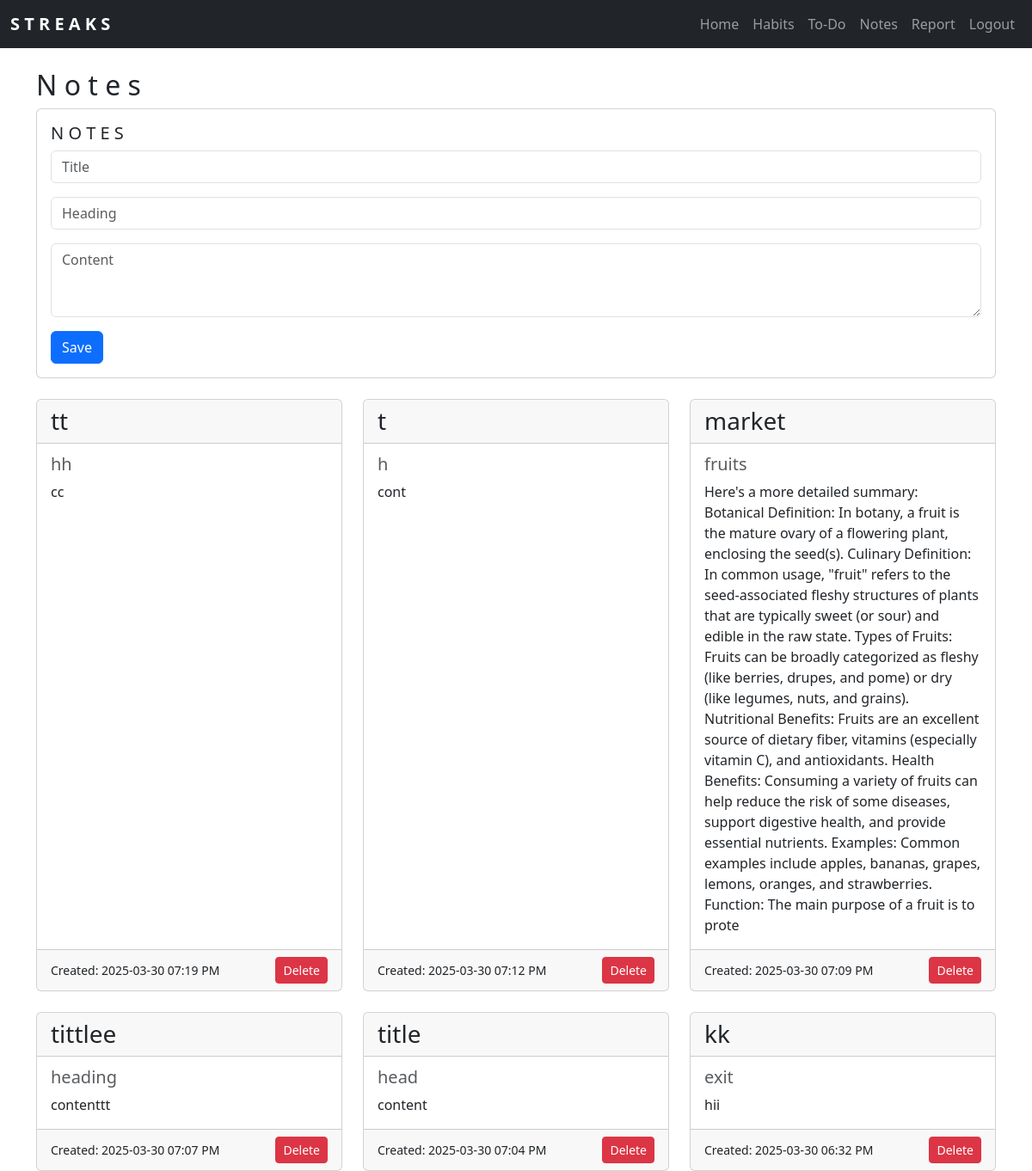
/notes/ (signed in), run on the app's committed database.
### core/models.py (models this page shows, shortened)
class Note(models.Model):
    user = models.ForeignKey(User, on_delete=models.CASCADE)
    title = models.CharField(max_length=100)
    heading = models.CharField(max_length=200)
    content = models.TextField()
    created_at = models.DateTimeField(auto_now_add=True)

### core/views.py (the view, shortened to what this page needs)
# urls.py: path('notes/', views.notes, name='notes'),
@login_required
def notes(request):
    notes = Note.objects.filter(user=request.user).order_by('-created_at')
    context = {
        'notes': notes,
    }
    return render(request, 'core/notes.html', context)

### core/templates/core/notes.html (shortened to what this page needs)
{% extends 'core/base.html' %}
{% load django_bootstrap5 %}
{% block content %}
    <h2> N o t e s </h2>
    <div class="card mb-4">
        <div class="card-body">
            <h5 class="card-title"> N O T E S </h5>
            <form method="POST">
                <div class="mb-3">
                    <input type="text" class="form-control" name="title" placeholder="Title" required>
                </div>
                <div class="mb-3">
                    <input type="text" class="form-control" name="heading" placeholder="Heading" required>
                </div>
                <div class="mb-3">
                    <textarea class="form-control" name="content" rows="3" placeholder="Content" required></textarea>
                </div>
                <button type="submit" class="btn btn-primary">Save</button>
            </form>
        </div>
    </div>
    <div class="row row-cols-1 row-cols-md-2 row-cols-lg-3 g-4">
        {% for note in notes %}
            <div class="col">
                <div class="card h-100">
                    <div class="card-header">
                        <h3 class="card-title mb-0">{{ note.title }}</h3>
                    </div>
                    <div class="card-body">
                        <h5 class="card-subtitle mb-2 text-muted">{{ note.heading }}</h5>
                        <p class="card-text">{{ note.content }}</p>
                    </div>
                    <div class="card-footer d-flex justify-content-between align-items-center">
                        <small>Created: {{ note.created_at|date:"Y-m-d h:i A" }}</small>
                        <a href="{% url 'delete_note' note.id %}" class="btn btn-danger btn-sm" onclick="return confirm('Are you sure you want to delete this task?');">Delete</a>
                    </div>
                </div>
            </div>
        {% empty %}
            <div class="col">
                <p class="text-muted">No tasks yet—start adding your goals and ideas!</p>
            </div>
        {% endfor %}
    </div>
{% endblock %}

### core/templates/core/base.html (shortened to what this page needs)
{% load django_bootstrap5 %}
<!DOCTYPE html>
<html lang="en">
<head>
    {% bootstrap_css %}
</head>
<body>
    <nav class="navbar navbar-expand-lg navbar-dark bg-dark">
        <div class="container-fluid">
            <b><a class="navbar-brand" href="{% url 'home' %}">  S  T  R  E  A  K  S  </a></b>
            <div class="collapse navbar-collapse" id="navbarNav">
                <ul class="navbar-nav ms-auto">
                    <li class="nav-item"><a class="nav-link" href="{% url 'home' %}">Home</a></li>
                    <li class="nav-item"><a class="nav-link" href="{% url 'habits' %}">Habits</a></li>
                    <li class="nav-item"><a class="nav-link" href="{% url 'to_do' %}">To-Do</a></li>
                    <li class="nav-item"><a class="nav-link" href="{% url 'notes' %}">Notes</a></li>
                    <li class="nav-item"><a class="nav-link" href="{% url 'reports' %}">Report</a></li>
                    {% if user.is_authenticated %}
                        <li class="nav-item"><a class="nav-link" href="{% url 'logout' %}">Logout</a></li>
                    {% else %}
                        <li class="nav-item"><a class="nav-link" href="{% url 'login' %}">Login</a></li>
                        <li class="nav-item"><a class="nav-link" href="{% url 'register' %}">Register</a></li>
                    {% endif %}
                </ul>
            </div>
        </div>
    </nav>
    <div class="container mt-4">
        {% block content %}
        {% endblock %}
    </div>
</body>
</html>

### core/templates/core/notes.html (style rules this page uses)
.card-header .card-title { font-size: 1.75rem; }
.card-body .card-subtitle { font-size: 1.25rem; }
.card-body .card-text { font-size: 1rem; }

### data on the page
Note: title "tt", heading "hh", content "cc", created_at "2025-03-30 07:19 PM"
Note: title "t", heading "h", content "cont", created_at "2025-03-30 07:12 PM"
Note: title "market", heading "fruits", content "Here's a more detailed summary: Botanical Definition: In botany, a fruit is the mature ovary of a flowering plant, enclosing the seed(s). Culinary Definition: In common usage, \"fruit\" refers to the seed-associated fleshy structures of plants that are typically sweet (or sour) and edible in the raw state. Types of Fruits: Fruits can be broadly categorized as fleshy (like berries, drupes, and pome) or dry (like legumes, nuts, and grains). Nutritional Benefits: Fruits are an excellent source of dietary fiber, vitamins (especially vitamin C), and antioxidants. Health Benefits: Consuming a variety of fruits can help reduce the risk of some diseases, support digestive health, and provide…", created_at "2025-03-30 07:09 PM"
Note: title "tittlee", heading "heading", content "contenttt", created_at "2025-03-30 07:07 PM"
Note: title "title", heading "head", content "content", created_at "2025-03-30 07:04 PM"
Note: title "kk", heading "exit", content "hii", created_at "2025-03-30 06:32 PM"
